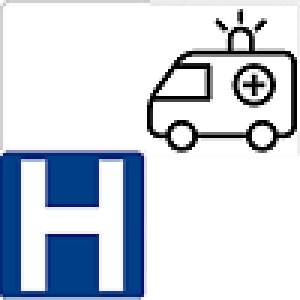
#> input picture Serveur/Simulateur/img/C.png, 100 x 100 px (shown 3 times larger); its folder holds only this picture in this run
$ python -i main.py   (imports and definitions only)
#> lines starting #> are read from the running program, lines starting #| are printed output that depends on the picture
import random
from tkinter import *
from tkinter.ttk import *
from PIL import ImageTk, Image, ImageDraw
import copy
import os

# load the data representing the initial position of robots, victims and hospitals
# [1 line not run here, left out]
# [1 line that did not run here, left out]
# [1 line that did not run here, left out]
# [1 line that did not run here, left out]

# load the ground
# [1 line not run here, left out]
# [1 line that did not run here, left out]

# [1 line not run here, left out]

#Define some constant
ORIENTATIONS = ['N','E','S','W']
OFFSETS = [[-1,0],[0,1],[1,0],[0,-1]]
ROTATIONS = [0,-90,180,90]

ACTION_PRIORITIES={
2 : ['take','drop'],
1 : ['move','left','right'],
0 : 'uturn'
}

#Define some global parameters
BASE_IMAGES = {}
GROUND_IMAGES = {
    '1' : 'droiteHorizontale',
    '2' : 'droiteVerticale',
    '3' : 'intersectionN',
    '4' : 'intersectionE',
    '5' : 'intersectionS',
    '6' : 'intersectionO',
    '7' : 'virageNE',
    '8' : 'virageNO',
    '9' : 'virageSE',
    '10' : 'virageSO'
}

#Possible moves from a position according to the ground
CAN_MOVE = {
    '1' : ['E','W'],
    '2' : ['N','S'],
    '3' :  ['N','E','W'],
    '4' : ['N','E','S'],
    '5' : ['S','E','W'],
    '6' : ['N','S','W'],
    '7' : ['NE','SW'],
    '8' : ['NW','SE'],
    '9' : ['SE','NW'],
    '10' : ['SW','NE']
}

#Load images
# [10 lines not run here, left out]

# [23 lines left out: function load_image, not called in this run]

def checkInWidthRange(value):
    return  0 <= value and value < WIDTH

def checkInHeightRange(value):
    return  0 <= value and value < HEIGHT

class Robot():

    # [14 lines left out: function __init__, not called in this run]


    def turn(self,orientation):
        self.orientation = orientation
        self.simulator.update_orientation(self)

    def turnRight(self):
        self.turn(self.simulator.compute_newOrientation(self.orientation,1))
        self.move()

    def turnLeft(self):
        self.turn(self.simulator.compute_newOrientation(self.orientation,-1))
        self.move()

    # [6 lines left out: function drop, not called in this run]

    def update_position(self,new_position):
        self.position = new_position

    # [19 lines left out: functions take, move, not called in this run]

    def uturn(self):
        self.turn(self.simulator.compute_newOrientation(self.orientation,-2))


    def left(self):
        self.turnLeft()

    def right(self):
        self.turnRight()

    def nop(self):
        pass

    # [35 lines left out: function doAction, not called in this run]

class Simulator():
    def __init__(self,data):
        """
        :param data: inital position of each element
        """
        self.data = data
        self.robots = []
        self.images = self.load_images()
        self.labels = self.draw_images()
        self.victim_count = 0
        self.saved_count = 0
        self.init_world()

    # [32 lines left out: functions init_world, compute_newOrientation, update_orientation, not called in this run]

    def getDataElement(self,position):
        x,y = position
        return self.data[x][y]

    # [10 lines left out: function takeVictime, not called in this run]


    def setDataElement(self,position,element):
        x,y = position
        self.data[x][y]=element

    # [7 lines left out: function update, not called in this run]

    def load_images(self):
        images = []
        for i,line in enumerate(self.data):
            in_a_line = []
            for j,element in enumerate(line):
                in_a_line.append(load_image(element,ground[i][j]))
            images.append(in_a_line)
        return images

    # [99 lines left out: functions getNewPositionFromOrientation, canMove, moveElement, check_action, draw_images, update_images, not called in this run]

    def move(self):
        for robot in self.robots:
            robot.doAction()

    def canTake(self,position):
        return self.getDataElement(position)[0] == 'A'

    def canDrop(self,position):
        return self.getDataElement(position)[0] == 'C'

# [1 line that did not run here, left out]

# [2 lines not run here, left out]
# [1 line that did not run here, left out]
# [1 line not run here, left out]
# [1 line that did not run here, left out]
# [1 line not run here, left out]
# [1 line that did not run here, left out]
# [1 line not run here, left out]
# [1 line that did not run here, left out]
# [1 line not run here, left out]
# [1 line that did not run here, left out]
# [19 lines not run here, left out]

>>> import cv2
>>> picture = cv2.imread('img/C.png', cv2.IMREAD_GRAYSCALE)
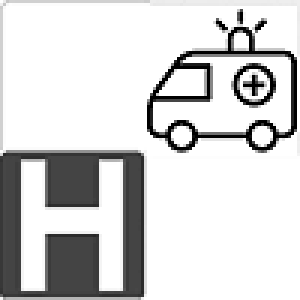
#> picture: shape (100, 100) (shown 3 times larger); min 0, max 255, mean 212.3
>>> result = Simulator(picture).update()
#> the loop in load_images, `for i,line in enumerate(self.data):` made 1 pass
#> after the loop in load_images, `for i,line in enumerate(self.data):`: images = []
#> (the run stopped early here; a loop or call above may not have finished)
